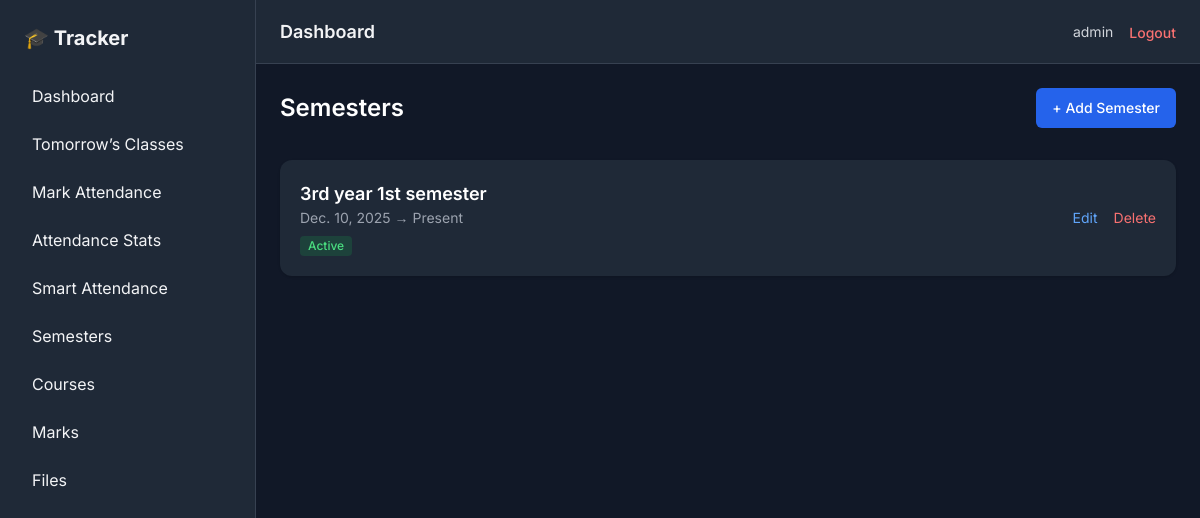
The page /semesters/ (signed in) on the database its author committed.
### core/models.py (models this page shows, shortened)
class User(AbstractUser):
    email = models.EmailField(unique=True)

class Semester(models.Model):
    user = models.ForeignKey(
        settings.AUTH_USER_MODEL,
        on_delete  = models.CASCADE,
        related_name = 'semesters'
    )
    name = models.CharField(max_length=100)
    start_date = models.DateField()
    end_date = models.DateField(null=True, blank=True)
    is_active  = models.BooleanField(default=False)
    class Meta:
        ordering = ['-start_date']

### core/views.py (the view)
# urls.py: path('semesters/', views.semester_list, name='semester_list'),
@login_required
def semester_list(request):
    semesters = Semester.objects.filter(user=request.user)
    context ={
        'semesters':semesters
    }
    return render(request, 'semester/list.html', context)

### templates/semester/list.html
{% extends 'base/base.html' %}
{% block content %}
<div class="flex justify-between items-center mb-8">
    <h2 class="text-2xl font-semibold text-white">
        Semesters
    </h2>
    <a href="{% url 'semester_create' %}"
       class="bg-blue-600 text-white px-4 py-2.5 rounded-md text-sm font-medium
              hover:bg-blue-500 transition">
        + Add Semester
    </a>
</div>
<div class="space-y-4">
    {% for s in semesters %}
        <div class="bg-gray-800 p-5 rounded-xl shadow
                    flex justify-between items-center
                    hover:bg-gray-700 transition">
            <div>
                <h3 class="text-lg font-semibold text-white">
                    {{ s.name }}
                </h3>
                <p class="text-sm text-gray-400">
                    {{ s.start_date }}
                    {% if s.end_date %}
                        → {{ s.end_date }}
                    {% else %}
                        → Present
                    {% endif %}
                </p>
                {% if s.is_active %}
                    <span class="inline-block mt-2 text-xs font-medium
                                 bg-green-600/20 text-green-400
                                 px-2 py-0.5 rounded">
                        Active
                    </span>
                {% endif %}
            </div>
            <div class="flex items-center gap-4 text-sm">
                <a href="{% url 'semester_edit' s.id %}"
                   class="text-blue-400 hover:underline">
                    Edit
                </a>
                <a href="{% url 'semester_delete' s.id %}"
                   class="text-red-400 hover:underline">
                    Delete
                </a>
            </div>
        </div>
    {% empty %}
        <p class="text-gray-400 text-center">
            No semesters added.
        </p>
    {% endfor %}
</div>
{% endblock %}

### templates/base/navbar.html (shortened to what this page needs)
<header class="h-16 bg-gray-800 border-b border-gray-700 flex items-center justify-between px-6">
    <h1 class="text-lg font-semibold">Dashboard</h1>
    <div class="flex items-center gap-4">
        <span class="text-sm text-gray-300">
            {{ request.user.username }}
        </span>
        <form method="post" action="{% url 'logout' %}">
            <button type="submit"
                class="text-red-400 hover:text-red-300 text-sm font-medium">
                Logout
            </button>
        </form>
    </div>
</header>

### templates/base/base.html (style rules this page uses)
body { font-family: 'Inter', sans-serif; }

### rows shown on the page
User: user.username "admin"
Semester: name "3rd year 1st semester", start_date "Dec. 10, 2025", shows "→ Present", is_active "Active"
